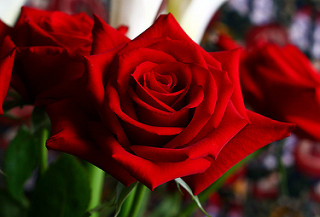
#> input picture images/2141413229_3f0425f972_n.jpg, 320 x 217 px
$ python nine-segmentation.py
#> lines starting #> are read from the running program, lines starting #| are printed output that depends on the picture
#> the answer given: ../images/2141413229_3f0425f972_n.jpg
#> in run, image is the input picture: PIL image 320x217 RGB; mean R, G, B 95.1, 28.7, 23.8
from PIL import Image
import os

'''
利用python进行图片的九宫格处理：
python图像处理库PIL——pillow，通过pillow可以实现图像压缩和图像处理等各种操作
思路：
    1. 读取到原图片，获取图片尺寸后，将宽高对比，生成以白色为背景的大正方形图
    2. 将大正方形图按照3*3比例进行切割，生成9个小正方形图
    3. 分别生成9张小正方形图片
'''

def fill_images(image):
    # 填充正方形白色背景图片

    # 获取图片的宽高
    width, height = image.size
#> width = 320; height = 217

    # 对比宽和高哪个大
    side = max(width, height)
#> side = 320

    #新生成的图片式正方形的，边长取大的，背景设置为白色
    new_image = Image.new(image.mode, (side, side), color='white')
#> new_image: PIL image 320x320 RGB; every value is 255

    # 根据尺寸不同，将原图片放入新建的空白图片中部
    if width > height:
        new_image.paste(image, (0, int((side - height) / 2)))
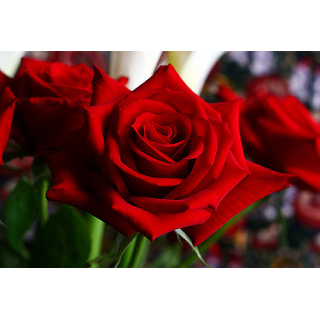
#> new_image: PIL image 320x320 RGB; mean R, G, B 146.6, 101.5, 98.2
    else:
        new_image.paste(image, (int((side - width) / 2), 0))
    return new_image

def cut_images(image):
    # 切割大正方形

    width, height = image.size
#> width = 320; height = 320

    # 三分之一正方形线像素
    one_third_width = int(width / 3)
#> one_third_width = 106

    # 保存每一个小切图的区域
    box_list = []

    '''
    切图区域是矩形，位置由对角线的两个点（左上、右下）确定，
    而 crop() 实际要传入四个参数（left， upper， right， lower）
    '''
    for x in range(3):
        for y in range(3):
            left = x * one_third_width # left pixel
            upper = y * one_third_width # up pixel

            right = (x + 1) * one_third_width # right pixel
            lower = (y + 1) * one_third_width # down pixel

            box = (left, upper, right, lower)
            box_list.append(box)

    # 调用crop函数进行图像复制
    image_list = [image.crop(box) for box in box_list]
#> image_list = 9 items
    return image_list

def save_images(image_list):
    '''
    保存九张图片
    os.path.abspath 获得文件当前的绝对路径
    ospath.dirname 获得文件的父目录
    '''
    output_path = os.path.abspath(os.path.dirname(__file__))
    for index, image in enumerate(image_list):
        image.save(f"{output_path}/{index + 1}.png", "PNG")

def run():
    input_path = input('请输入图片的路径：\n')
    image= Image.open(input_path)
    image = fill_images(image)
    image_list =cut_images(image)
#> image_list = 9 items
    save_images(image_list)
#> the loop in save_images, `for index, image in enumerate(image_list):` made 9 passes
#> pass 1, in save_images, `image.save(f"{output_path}/{index + 1}.png", "PNG")`:
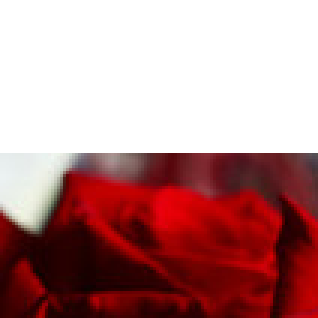
#> saved as 1.png: PIL image 106x106 RGB (shown 3 times larger); mean R, G, B 184.3, 136.8, 137.2
#> pass 2, in save_images, `image.save(f"{output_path}/{index + 1}.png", "PNG")`:
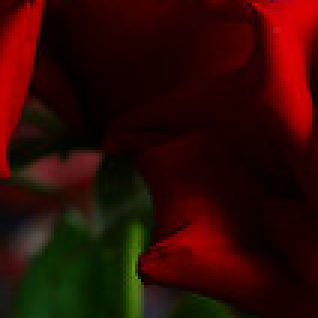
#> saved as 2.png: PIL image 106x106 RGB (shown 3 times larger); mean R, G, B 47.1, 9.5, 3.8

if __name__ == '__main__':
    run()

$ run again, on images/2473825306_62fd5f8785_n.jpg
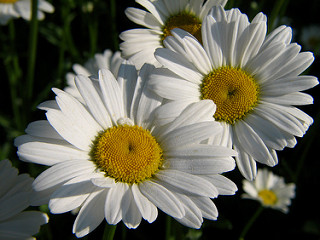
#> input picture images/2473825306_62fd5f8785_n.jpg, 320 x 240 px
#> in run, image is the input picture: PIL image 320x240 RGB; mean R, G, B 101.9, 100.8, 86.8
#> in fill_images, `new_image.paste(image, (0, int((side - height) / 2)))`:
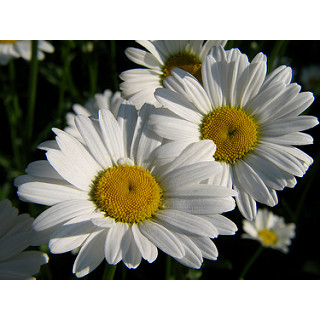
#> new_image: PIL image 320x320 RGB; mean R, G, B 140.2, 139.4, 128.8
#> in cut_images, `image_list = [image.crop(box) for box in box_list]`: image_list = 9 items
#> the loop in save_images, `for index, image in enumerate(image_list):` made 9 passes
#> pass 2, in save_images, `image.save(f"{output_path}/{index + 1}.png", "PNG")`:
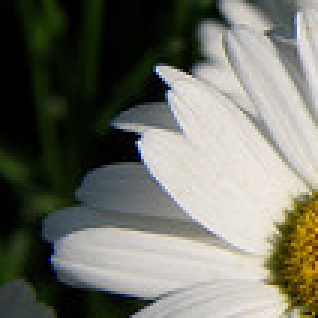
#> saved as 2.png: PIL image 106x106 RGB (shown 3 times larger); mean R, G, B 112.7, 113.8, 103.1
